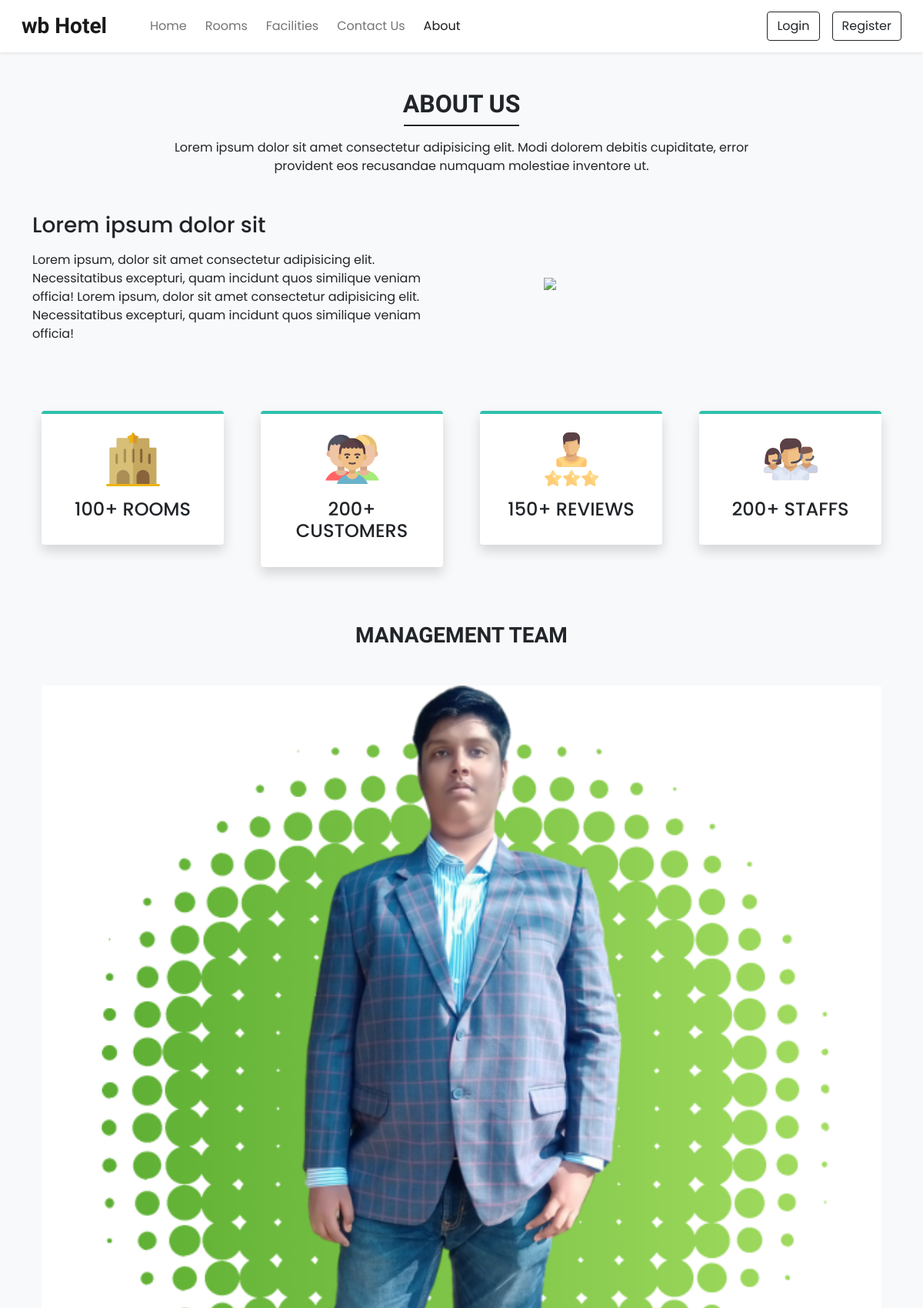
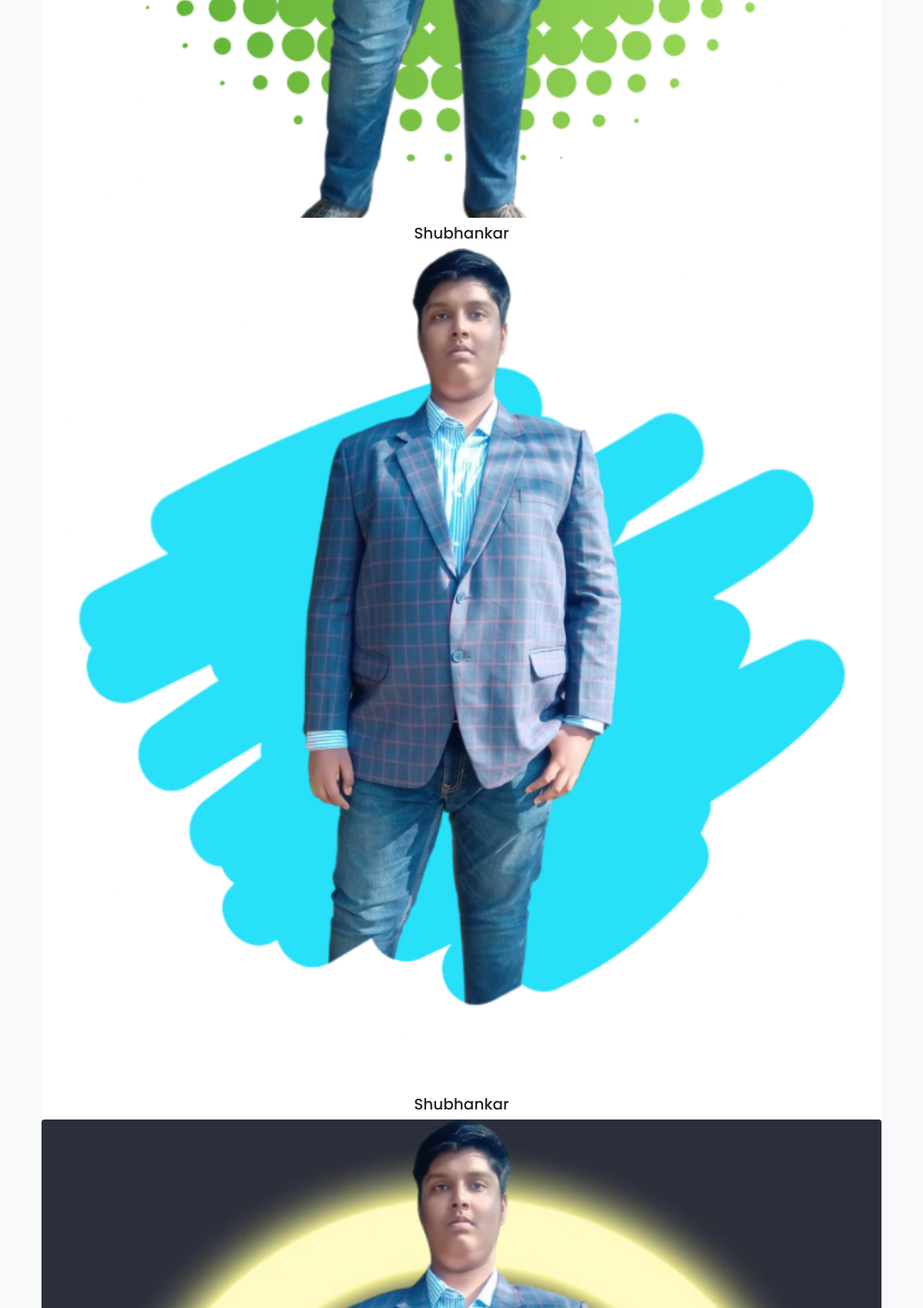
Page /about.php (upper part) on the committed database (2 pictures, top to bottom).
### tables this page shows
CREATE TABLE `settings` (
  `sr_no` int(11) NOT NULL,
  `site_title` varchar(50) NOT NULL,
  `site_about` varchar(250) NOT NULL,
  `shutdown` tinyint(1) NOT NULL
);

CREATE TABLE `team_details` (
  `sr_no` int(11) NOT NULL,
  `name` varchar(50) NOT NULL,
  `picture` varchar(300) NOT NULL
);

### admin/inc/db_config.php (called while the page is built, shortened)
<?php
    function selectAll($table)
    {
        $con = $GLOBALS['con'];
        $res = mysqli_query($con,"SELECT * FROM $table");
        return $res;
    }
    function select($sql,$values,$datatype)
    {
        $con = $GLOBALS['con'];
        if($stmt = mysqli_prepare($con,$sql))
        {
            mysqli_stmt_bind_param($stmt,$datatype,...$values);
            if(mysqli_stmt_execute($stmt)){
               $res = mysqli_stmt_get_result($stmt);
               return $res;
            }
            else{
                mysqli_stmt_close($stmt);
                die("Query cannot be executed - Select");
            }
        }
        else{
            die("Query cannot be prepared - Select");
        }
    }
?>

### about.php (the view, shortened to what this page needs)
<!DOCTYPE html>
<html lang="en">
<head>
    <?php require('include/links.php') ?>
    <link rel="stylesheet" href="https://cdn.jsdelivr.net/npm/swiper@9/swiper-bundle.min.css"/>
</head>
<body class="bg-light">
    <?php require('include/header.php'); ?>
    <div class="my-5 px-4">
        <h2 class="fw-bold h-font text-center">ABOUT US</h2>
        <div class="h-line bg-dark"></div>
        <p class="text-center mt-3">Lorem ipsum dolor sit amet consectetur adipisicing elit. Modi dolorem debitis cupiditate, error <br> provident eos recusandae numquam molestiae inventore ut.</p>
    </div>
    <div class="container">
        <div class="row justify-content-between align-items-center">
            <div class="col-lg-6 col-md-5 mb-4 order-lg-1 order-md-1 order-2">
                <h3 class="mb-3">Lorem ipsum dolor sit</h3>
                <p>
                    Lorem ipsum, dolor sit amet consectetur adipisicing elit. Necessitatibus excepturi, quam incidunt quos similique veniam officia!
                    Lorem ipsum, dolor sit amet consectetur adipisicing elit. Necessitatibus excepturi, quam incidunt quos similique veniam officia!
                </p>
            </div>
            <div class="col-lg-5 col-md-5 mb-4 order-lg-2 order-md-2 order-1">
                <img src="./Image/about/about.png" class="w-100">
            </div>
        </div>
    </div>
    <div class="container mt-5 ">
        <div class="row">
            <div class="col-lg-3 col-md-6 mb-4 px-4">
                <div class="bg-white rounded shadow p-4 border-top border-4 text-center box">
                    <img src="./Image/about/hotel.svg" width="70px">
                    <h4 class="mt-3">100+ ROOMS</h4>
                </div>
            </div>
            <div class="col-lg-3 col-md-6 mb-4 px-4">
                <div class="bg-white rounded shadow p-4 border-top border-4 text-center box">
                    <img src="./Image/about/customers.svg" width="70px">
                    <h4 class="mt-3">200+ CUSTOMERS</h4>
                </div>
            </div>
            <div class="col-lg-3 col-md-6 mb-4 px-4">
                <div class="bg-white rounded shadow p-4 border-top border-4 text-center box">
                    <img src="./Image/about/rating.svg" width="70px">
                    <h4 class="mt-3">150+ REVIEWS</h4>
                </div>
            </div>
            <div class="col-lg-3 col-md-6 mb-4 px-4">
                <div class="bg-white rounded shadow p-4 border-top border-4 text-center box">
                    <img src="./Image/about/staff.svg" width="70px">
                    <h4 class="mt-3">200+ STAFFS</h4>
                </div>
            </div>
        </div>
    </div>
    <h3 class="my-5 fw-bold h-font text-center">MANAGEMENT TEAM </h3>
    <div class="container px-4">
        <div class="swiper mySwiper">
            <div class="swiper-wrapper mb-5">
                <?php
                    $about_r = selectAll('team_details');
                    $path = ABOUT_IMG_PATH;
                    while($row = mysqli_fetch_assoc($about_r)){
                        echo <<<data
                            <div class="swiper-slide bg-white text-center overflow-hidden rounded">
                                <img src="$path$row[picture]" class="w-100">
                                <h5 class="mt-2">$row[name]</h5>
                            </div>
                        data;
                    }
                ?>
            </div>
        </div>
    </div>
</body>
</html>

### include/header.php (shortened to what this page needs)
<nav id="nav-bar" class="navbar navbar-expand-lg navbar-light bg-white px-lg-3 py-lg-2 shadow-sm sticky-top">
    <div class="container-fluid">
        <a class="navbar-brand me-5 fw-bold fs-3 h-font" href="index.php"><?php echo $settings_r['site_title'] ?></a>
        <div class="collapse navbar-collapse" id="navbarSupportedContent">
        <ul class="navbar-nav me-auto mb-2 mb-lg-0">
            <li class="nav-item">
                <a class="nav-link me-2" href="index.php">Home</a>
            </li>
            <li class="nav-item">
                <a class="nav-link me-2" href="rooms.php">Rooms</a>
            </li>
            <li class="nav-item">
                <a class="nav-link me-2" href="facilities.php">Facilities</a>
            </li>
            <li class="nav-item">
                <a class="nav-link me-2" href="contact.php">Contact Us</a>
            </li>
            <li class="nav-item">
                <a class="nav-link" href="about.php">About</a>
            </li>
        </ul>
            <div class="d-flex">
                <?php
                    if(isset($_SESSION['login']) && $_SESSION['login']==true)
                    {
                        $path = USERS_IMG_PATH;
                        echo <<<data
                            <div class="btn-group">
                                <button type="button" class="btn btn-outline-dark shadow-none dropdown-toggle" data-bs-toggle="dropdown" data-bs-display="static" aria-expanded="false">
                                    <img src="$path$_SESSION[uPic]" style="width: 25px; height: 25px;" class="me-1">
                                    $_SESSION[uName]
                                </button>
                                <ul class="dropdown-menu dropdown-menu-lg-end">
                                <li><a class="dropdown-item" href="profile.php">Profile</a></li>
                                <li><a class="dropdown-item" href="bookings.php">Bookings</a></li>
                                <li><a class="dropdown-item" href="logout.php">Log Out</a></li>
                                </ul>
                            </div>
                        data;
                    }
                    else
                    {
                        echo <<<data
                            <button type="button" class="btn btn-outline-dark shadow-none me-lg-3 me-2" data-bs-toggle="modal" data-bs-target="#loginModal">
                                Login
                            </button>
                            <button type="button" class="btn btn-outline-dark shadow-none" data-bs-toggle="modal" data-bs-target="#registerModal">
                                Register
                            </button>
                        data;
                    }
                ?>
            </div>
        </div>
    </div>
</nav>

### CSS/common.css (style rules this page uses)
:root { --teal: #2ec1ac; --teal_hover: #279e8c }
* { font-family: 'Poppins', sans-serif; }
.h-font { font-family: 'Merienda', cursive; }
.h-line { width: 150px; margin: 0 auto; height: 1.7px; }

### about.php (style rules this page uses)
.box { border-top-color: var(--teal) !important; }

### rows in the picture
settings: site_title "wb Hotel"
team_details: picture (picture), name "Shubhankar"
team_details: picture (picture), name "Shubhankar"
team_details: picture (picture)
